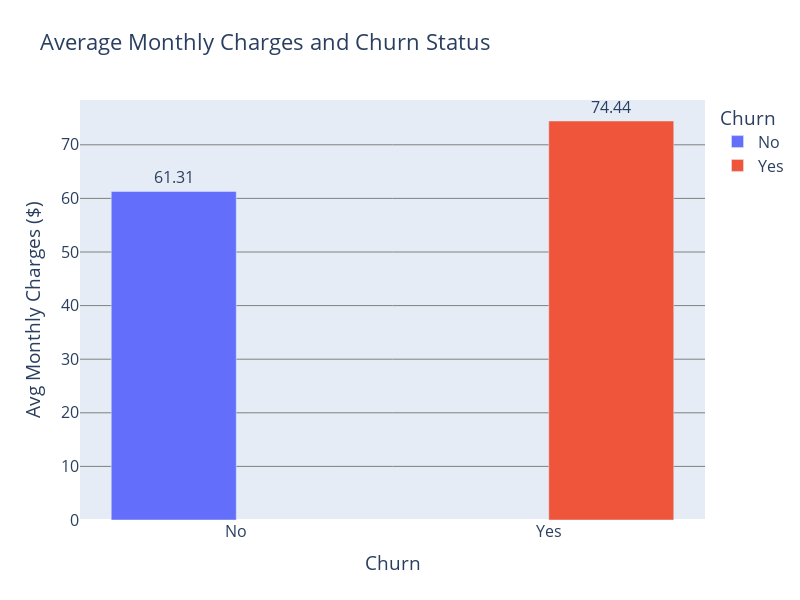

Source (notebook cell):
### Code cell
fig = px.bar(
    Churn_AvgMonthlyCharges,
    x='Churn',
    y='MonthlyCharges',
    color='Churn',
    barmode='group',
    title='Average Monthly Charges and Churn Status',
    labels={'MonthlyCharges': 'Avg Monthly Charges ($)'}
)
fig.update_traces(
    texttemplate='%{y:.2f}',
    textposition='outside'
)
fig.update_layout(
    yaxis=dict(showgrid=True, gridcolor='gray'),
    font=dict(size=16),
    width=800,
    height=600,
    #margin=dict(l=40,r=40, t=60, b=40)
)

fig.show()

### Figure 1 — Plotly figure (JSON) as saved in the notebook; plotly's stock layout.template omitted (floating-point values rounded to 4 significant figures)
{"data": [{"alignmentgroup": "True", "hovertemplate": "Churn=%{x}<br>Avg Monthly Charges ($)=%{y}<extra></extra>", "legendgroup": "No", "marker": {"color": "#636efa", "pattern": {"shape": ""}}, "name": "No", "offsetgroup": "No", "orientation": "v", "showlegend": true, "textposition": "outside", "texttemplate": "%{y:.2f}", "type": "bar", "x": ["No"], "xaxis": "x", "y": [61.31], "yaxis": "y"}, {"alignmentgroup": "True", "hovertemplate": "Churn=%{x}<br>Avg Monthly Charges ($)=%{y}<extra></extra>", "legendgroup": "Yes", "marker": {"color": "#EF553B", "pattern": {"shape": ""}}, "name": "Yes", "offsetgroup": "Yes", "orientation": "v", "showlegend": true, "textposition": "outside", "texttemplate": "%{y:.2f}", "type": "bar", "x": ["Yes"], "xaxis": "x", "y": [74.44], "yaxis": "y"}], "layout": {"barmode": "group", "font": {"size": 16}, "height": 600, "legend": {"title": {"text": "Churn"}, "tracegroupgap": 0}, "title": {"text": "Average Monthly Charges and Churn Status"}, "width": 800, "xaxis": {"anchor": "y", "categoryarray": ["No", "Yes"], "categoryorder": "array", "domain": [0, 1], "title": {"text": "Churn"}}, "yaxis": {"anchor": "x", "domain": [0, 1], "gridcolor": "gray", "showgrid": true, "title": {"text": "Avg Monthly Charges ($)"}}}}
